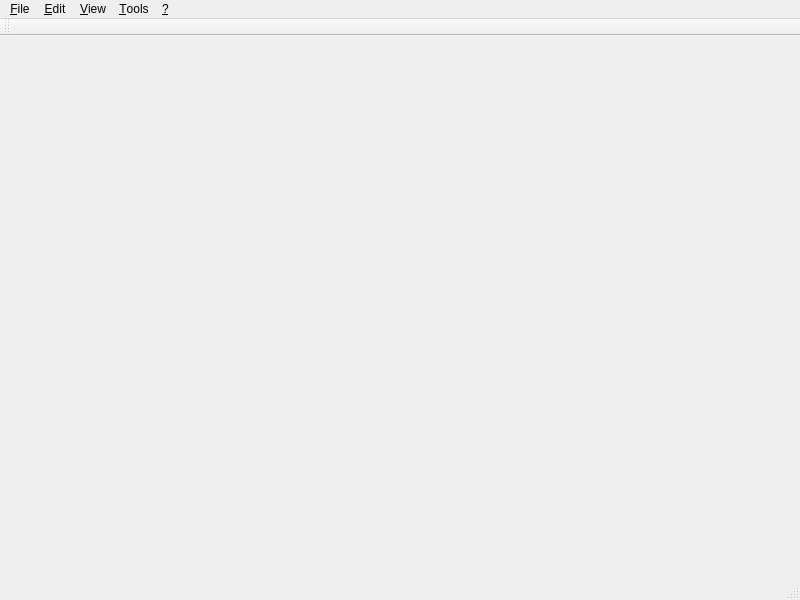
<?xml version="1.0" encoding="UTF-8"?>
<ui version="4.0">
 <class>FrameBrowser</class>
 <widget class="QMainWindow" name="FrameBrowser">
  <property name="geometry">
   <rect>
    <x>0</x>
    <y>0</y>
    <width>800</width>
    <height>600</height>
   </rect>
  </property>
  <property name="windowTitle">
   <string>ScDrv[*]</string>
  </property>
  <widget class="FrameFile" name="frameDoc_"/>
  <widget class="QMenuBar" name="barMenu_">
   <property name="geometry">
    <rect>
     <x>0</x>
     <y>0</y>
     <width>800</width>
     <height>22</height>
    </rect>
   </property>
   <widget class="QMenu" name="menuFile_">
    <property name="title">
     <string>&amp;File</string>
    </property>
    <widget class="QMenu" name="menuRecent_">
     <property name="title">
      <string>R&amp;ecent</string>
     </property>
     <addaction name="actionCleanup_"/>
     <addaction name="actionForget_"/>
     <addaction name="actionForgetAll_"/>
     <addaction name="separator"/>
    </widget>
    <addaction name="actionNew_"/>
    <addaction name="actionClone_"/>
    <addaction name="separator"/>
    <addaction name="actionOpen_"/>
    <addaction name="menuRecent_"/>
    <addaction name="actionReload_"/>
    <addaction name="separator"/>
    <addaction name="actionSave_"/>
    <addaction name="actionSaveAs_"/>
    <addaction name="separator"/>
    <addaction name="actionProperties_"/>
    <addaction name="separator"/>
    <addaction name="actionClose_"/>
    <addaction name="actionExit_"/>
   </widget>
   <widget class="QMenu" name="menuHelp_">
    <property name="title">
     <string>&amp;?</string>
    </property>
    <addaction name="actionAbout_"/>
    <addaction name="actionAboutQt_"/>
   </widget>
   <widget class="QMenu" name="menuEdit_">
    <property name="title">
     <string>&amp;Edit</string>
    </property>
    <addaction name="actionUndo_"/>
    <addaction name="actionRedo_"/>
    <addaction name="separator"/>
    <addaction name="actionCut_"/>
    <addaction name="actionCopy_"/>
    <addaction name="actionPaste_"/>
    <addaction name="separator"/>
    <addaction name="actionClear_"/>
    <addaction name="actionClearAll_"/>
   </widget>
   <widget class="QMenu" name="menuTools_">
    <property name="title">
     <string>&amp;Tools</string>
    </property>
    <addaction name="actionOptions_"/>
   </widget>
   <widget class="QMenu" name="menuView_">
    <property name="title">
     <string>&amp;View</string>
    </property>
    <widget class="QMenu" name="menuM_olecular_style">
     <property name="title">
      <string>M&amp;olecular style</string>
     </property>
     <addaction name="actionMoleculeFast_"/>
     <addaction name="separator"/>
     <addaction name="actionMoleculeAsBallsSticks_"/>
     <addaction name="actionMoleculeAsCPK_"/>
     <addaction name="actionMoleculeAsSticks_"/>
     <addaction name="separator"/>
     <addaction name="actionMoleculeLabelAtoms_"/>
    </widget>
    <widget class="QMenu" name="menuTextOptions_">
     <property name="title">
      <string>T&amp;ext options</string>
     </property>
     <addaction name="actionSetFont_"/>
    </widget>
    <addaction name="actionTextSource_"/>
    <addaction name="menuTextOptions_"/>
    <addaction name="actionViewMolecule_"/>
    <addaction name="menuM_olecular_style"/>
    <addaction name="separator"/>
    <addaction name="actionElements_"/>
   </widget>
   <addaction name="menuFile_"/>
   <addaction name="menuEdit_"/>
   <addaction name="menuView_"/>
   <addaction name="menuTools_"/>
   <addaction name="menuHelp_"/>
  </widget>
  <widget class="QStatusBar" name="barStatus_"/>
  <widget class="QToolBar" name="barTools_">
   <property name="windowTitle">
    <string>toolBar</string>
   </property>
   <attribute name="toolBarArea">
    <enum>TopToolBarArea</enum>
   </attribute>
   <attribute name="toolBarBreak">
    <bool>false</bool>
   </attribute>
  </widget>
  <action name="actionNew_">
   <property name="text">
    <string>&amp;New</string>
   </property>
  </action>
  <action name="actionExit_">
   <property name="text">
    <string>E&amp;xit</string>
   </property>
   <property name="statusTip">
    <string>Close all windows and exit the application</string>
   </property>
  </action>
  <action name="actionClose_">
   <property name="text">
    <string>&amp;Close</string>
   </property>
   <property name="statusTip">
    <string>Close this window</string>
   </property>
  </action>
  <action name="actionAbout_">
   <property name="text">
    <string>&amp;About </string>
   </property>
   <property name="statusTip">
    <string>Show the application's About box</string>
   </property>
  </action>
  <action name="actionAboutQt_">
   <property name="text">
    <string>About &amp;Qt</string>
   </property>
   <property name="statusTip">
    <string>Show the Qt library's About box</string>
   </property>
  </action>
  <action name="actionOpen_">
   <property name="text">
    <string>&amp;Open..</string>
   </property>
  </action>
  <action name="actionClone_">
   <property name="text">
    <string>C&amp;lone</string>
   </property>
  </action>
  <action name="actionReload_">
   <property name="text">
    <string>&amp;Reload</string>
   </property>
  </action>
  <action name="actionSave_">
   <property name="text">
    <string>&amp;Save</string>
   </property>
  </action>
  <action name="actionSaveAs_">
   <property name="text">
    <string>Save &amp;as..</string>
   </property>
  </action>
  <action name="actionUndo_">
   <property name="text">
    <string>&amp;Undo</string>
   </property>
  </action>
  <action name="actionRedo_">
   <property name="text">
    <string>&amp;Redo</string>
   </property>
  </action>
  <action name="actionCut_">
   <property name="text">
    <string>Cu&amp;t</string>
   </property>
   <property name="statusTip">
    <string>Cut the current selection's contents into the clipboard</string>
   </property>
  </action>
  <action name="actionCopy_">
   <property name="text">
    <string>&amp;Copy</string>
   </property>
   <property name="statusTip">
    <string>Copy the current selection's contents to the clipboard</string>
   </property>
  </action>
  <action name="actionPaste_">
   <property name="text">
    <string>&amp;Paste</string>
   </property>
   <property name="statusTip">
    <string>Paste the clipboard's contents into the current selection</string>
   </property>
  </action>
  <action name="actionClear_">
   <property name="text">
    <string>C&amp;lear</string>
   </property>
  </action>
  <action name="actionClearAll_">
   <property name="text">
    <string>Clear &amp;all</string>
   </property>
  </action>
  <action name="actionOptions_">
   <property name="text">
    <string>&amp;Options..</string>
   </property>
  </action>
  <action name="action_empty">
   <property name="text">
    <string>(empty)</string>
   </property>
  </action>
  <action name="actionForget_">
   <property name="text">
    <string>&amp;Forget</string>
   </property>
  </action>
  <action name="actionForgetAll_">
   <property name="text">
    <string>Forget &amp;all</string>
   </property>
  </action>
  <action name="actionCleanup_">
   <property name="text">
    <string>&amp;Cleanup</string>
   </property>
  </action>
  <action name="actionProperties_">
   <property name="text">
    <string>&amp;Properties..</string>
   </property>
   <property name="statusTip">
    <string>View and edit the properties of the document file</string>
   </property>
  </action>
  <action name="actionTextSource_">
   <property name="text">
    <string>&amp;Text source</string>
   </property>
  </action>
  <action name="actionViewMolecule_">
   <property name="text">
    <string>&amp;Molecule</string>
   </property>
  </action>
  <action name="actionElements_">
   <property name="text">
    <string>E&amp;lements..</string>
   </property>
   <property name="statusTip">
    <string>Show the table of the elements</string>
   </property>
  </action>
  <action name="actionMoleculeFast_">
   <property name="text">
    <string>Fast</string>
   </property>
  </action>
  <action name="actionMoleculeAsBallsSticks_">
   <property name="text">
    <string>Balls-sticks</string>
   </property>
  </action>
  <action name="actionMoleculeAsCPK_">
   <property name="text">
    <string>CPK</string>
   </property>
  </action>
  <action name="actionMoleculeAsSticks_">
   <property name="text">
    <string>Sticks</string>
   </property>
  </action>
  <action name="actionMoleculeLabelAtoms_">
   <property name="text">
    <string>Label atoms</string>
   </property>
  </action>
  <action name="actionSetFont_">
   <property name="text">
    <string>Set &amp;font..</string>
   </property>
  </action>
 </widget>
 <customwidgets>
  <customwidget>
   <class>FrameFile</class>
   <extends>QTabWidget</extends>
   <header>FrameFile.h</header>
   <container>1</container>
  </customwidget>
 </customwidgets>
 <resources/>
 <connections/>
</ui>
